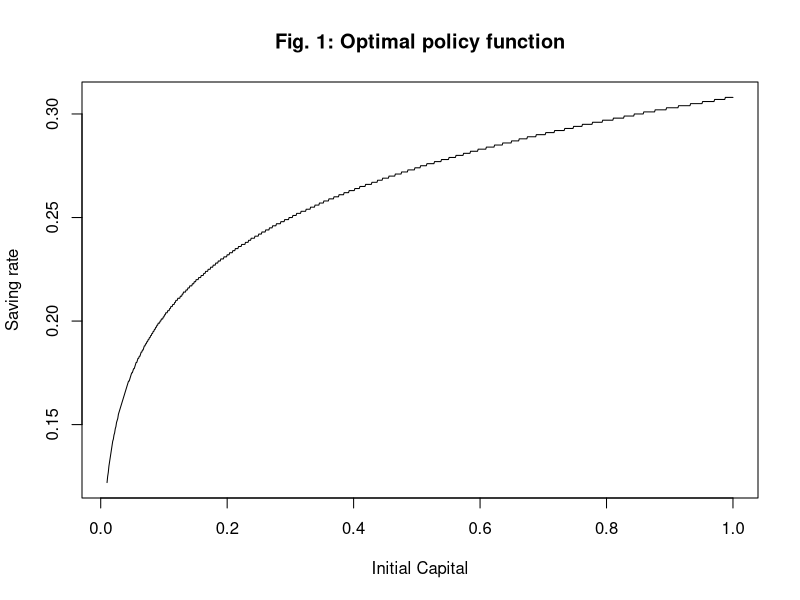

Write R code to recreate this figure. (Note: this script raises an error after producing the figure.)
# QUESTION 4.a

beta = 0.95
delta = 0.1
z = 1
N = 1
utility.fn <- function(con) con^(1-gamma)/(1-gamma)
gamma = 2
prod.fn <- function(K) z * K^0.35 * N^0.65
# Ok, for simplicity, we are just defining in terms of K and letting it bring in other args

kss <- (.35 * beta )^(1/(1-.35))

increment <- .001

K.seq <- seq(from=0.01, to=1, by= increment)
s.seq <- seq(from=0, to=0.99, by= increment)

K.grid <- expand.grid(s = s.seq, K=K.seq)
# this may seem backwards, but I want the K.prime to "cycle fastest"
# s is savings rate. I'll make it a  proportion

K.grid$K.prime <-  K.grid$K * (1-delta) + K.grid$s * prod.fn(K.grid$K)

K.grid$K.dif <- abs(K.grid$K - K.grid$K.prime)

#summary(K.grid$dif)
#hist(K.grid$dif)

K.grid$K.util <- utility.fn(prod.fn(K.grid$K) * (1 - K.grid$s))
K.grid$K.prime.util <- beta * utility.fn(prod.fn(K.grid$K.prime) * (1 - K.grid$s))


util.mat <- matrix(K.grid$K.util, nrow=length(K.seq), byrow=TRUE)


v <- rep(1, ncol(util.mat))
Tv <- rep(0, ncol(util.mat))

currTol <- 1
Tol <- .0001

s.decision <- rep(0, nrow(util.mat))


while (currTol > Tol) {
  for ( i in 1:nrow(util.mat)) {
    w <- util.mat[i, ] + beta * v
    Tv[i] <- max(w)  
    s.decision[i] <- s.seq[which.max(w) ]
  }
  currTol <- max(abs(v-Tv))
  v <- Tv
}


pdf(file="/Users/travismcarthur/Desktop/Macro 2014/Problem sets/PS 3/plot1.pdf", width=5, height=5)




plot(y=s.decision, x=K.seq, main="Fig. 1: Optimal policy function", type="l", 
  ylab="Saving rate", xlab="Initial Capital")

dev.off()


which.initial.K <- 491
# This means initial K is 0.5


K.path <- rep(K.seq[which.initial.K], 1001)
util.path <- rep(utility.fn(prod.fn(K.seq[which.initial.K])), 1001)
C.path <- rep(prod.fn(K.seq[which.initial.K]) * (1-s.decision[which.initial.K]), 1001)

for ( k in 1:1000) {
  K.path[k+1] <-  K.path[k] * (1-delta) + s.decision[which.initial.K] * prod.fn(K.path[k])  
  util.path[k+1] <-  utility.fn(prod.fn(K.path[k]))
  C.path[k+1] <-  prod.fn(K.path[k]) * (1-s.decision[which.initial.K])
}
K.path <- K.path[-1]
C.path <- C.path[-1]
util.path <- util.path[-1]

#no.ch.K.fn <- function(s) (delta/(s*N^.65))^(-1/.65)

no.ch.K.fn <- function(c, s) c*s/((1-s)*delta)

C.path.seq <- seq(min(C.path)-10, max(C.path)+10, by=.1)
no.ch.K.val <- no.ch.K.fn(C.path.seq , s.decision[which.initial.K])

no.ch.C.fn <- function(K, s) {
  alpha <- K * (1-delta) * N^(.65/.35) * (1-s)^(1/.35) 
  beta <- (s/(1-s)) * N^(.65/.35) * (1-s)^(1/.35) 
  alpha/(1-beta)
}

#no.ch.C.meta.fn <- function(K) {

#  no.ch.C.fn <- function(C, K, s=s.decision[which.initial.K]) {
#    sum( (C - (K*(1-delta ) + C*s/(1-s))^.35 * N^.65 * (1-s))^2 )
#  }

#  optim(1.2, no.ch.C.fn, K=K)$par
#}


#no.ch.C.val <- no.ch.C.meta.fn(1.2)



no.ch.C.val <- ((1/beta + delta - 1) /
    (z * .35 * N^(.65)) )^(-1/.65)




K.path.seq <- seq(.01, max(K.path)+10, by=.1)
for ( i in 1:length(K.path.seq)) {
 no.ch.C.val[i] <- no.ch.C.meta.fn(K.path.seq[i])
}

no.ch.K.val <- max(K.path)

pdf(file="/Users/travismcarthur/Desktop/Macro 2014/Problem sets/PS 3/plot2.pdf", width=5, height=5)

plot(x=K.path, y=C.path, ylim=c(0, max(C.path)), xlim=c(0, max(K.path)), 
  main="Fig. 2: Phase diagram")

lines( K.path.seq, no.ch.C.val, col="red")
abline(v=no.ch.K.val, col="blue", lty=2)
# lines( K.path.seq, no.ch.C.val, col="blue", lty=2)
legend("topleft", legend = c(expression(DeltaK==0), expression(DeltaC==0)), 
  col=c("red", "blue"), lty=c(1,2)) 


dev.off()

pdf(file="/Users/travismcarthur/Desktop/Macro 2014/Problem sets/PS 3/plot3.pdf", width=5, height=5)

plot(x=K.path, y=C.path, ylim=c(0, max(C.path)), xlim=c(0, max(K.path)),
  main="Fig. 3: Change in preferences")

#lines( no.ch.K.val, C.path.seq, col="red")
#lines( K.path.seq, no.ch.C.val, col="blue")
#abline(v=no.ch.C.val, col="blue", lty=2)

lines( K.path.seq, no.ch.C.val, col="red")
abline(v=no.ch.K.val, col="blue", lty=2)


K.ss <- max(K.path)

K.path.orig <- K.path
C.path.orig <- C.path 
no.ch.K.val.orig <- no.ch.K.val
no.ch.C.val.orig <- no.ch.C.val
C.path.seq.orig <- C.path.seq
K.path.seq.orig <- K.path.seq

###########################
# Just copy-paste the lines again:
###########################

# QUESTION 4.b



beta = 0.95
delta = 0.1
z = 1
N = 1
utility.fn <- function(con) con^(1-gamma)/(1-gamma)
gamma = 1.01
prod.fn <- function(K) z * K^0.35 * N^0.65
# Ok, for simplicity, we are just defining in terms of K and letting it bring in other args

kss <- (.35 * beta )^(1/(1-.35))

increment <- .001

K.seq <- seq(from=0.01, to=1, by= increment)
s.seq <- seq(from=0, to=0.99, by= increment)

K.grid <- expand.grid(s = s.seq, K=K.seq)
# this may seem backwards, but I want the K.prime to "cycle fastest"
# s is savings rate. I'll make it a  proportion

K.grid$K.prime <-  K.grid$K * (1-delta) + K.grid$s * prod.fn(K.grid$K)

K.grid$K.dif <- abs(K.grid$K - K.grid$K.prime)

#summary(K.grid$dif)
#hist(K.grid$dif)

K.grid$K.util <- utility.fn(prod.fn(K.grid$K) * (1 - K.grid$s))
K.grid$K.prime.util <- beta * utility.fn(prod.fn(K.grid$K.prime) * (1 - K.grid$s))


util.mat <- matrix(K.grid$K.util, nrow=length(K.seq), byrow=TRUE)


v <- rep(1, ncol(util.mat))
Tv <- rep(0, ncol(util.mat))

currTol <- 1
Tol <- .0001

s.decision <- rep(0, nrow(util.mat))


while (currTol > Tol) {
  for ( i in 1:nrow(util.mat)) {
    w <- util.mat[i, ] + beta * v
    Tv[i] <- max(w)  
    s.decision[i] <- s.seq[which.max(w) ]
  }
  currTol <- max(abs(v-Tv))
  v <- Tv
}


# plot(y=s.decision, x=K.seq)






which.initial.K <- 491
# This means initial K is 0.5


K.path <- rep(K.seq[which.initial.K], 1001)
util.path <- rep(utility.fn(prod.fn(K.seq[which.initial.K])), 1001)
C.path <- rep(prod.fn(K.seq[which.initial.K]) * (1-s.decision[which.initial.K]), 1001)

for ( k in 1:1000) {
  K.path[k+1] <-  K.path[k] * (1-delta) + s.decision[which.initial.K] * prod.fn(K.path[k])  
  util.path[k+1] <-  utility.fn(prod.fn(K.path[k]))
  C.path[k+1] <-  prod.fn(K.path[k]) * (1-s.decision[which.initial.K])
}
K.path <- K.path[-1]
C.path <- C.path[-1]
util.path <- util.path[-1]

#no.ch.K.fn <- function(s) (delta/(s*N^.65))^(-1/.65)

no.ch.K.fn <- function(c, s) c*s/((1-s)*delta)

C.path.seq <- seq(min(C.path)-10, max(C.path)+10, by=.1)
no.ch.K.val <- no.ch.K.fn(C.path.seq , s.decision[which.initial.K])

no.ch.C.fn <- function(K, s) {
  alpha <- K * (1-delta) * N^(.65/.35) * (1-s)^(1/.35) 
  beta <- (s/(1-s)) * N^(.65/.35) * (1-s)^(1/.35) 
  alpha/(1-beta)
}

no.ch.C.meta.fn <- function(K) {

  no.ch.C.fn <- function(C, K, s=s.decision[which.initial.K]) {
    sum( (C - (K*(1-delta ) + C*s/(1-s))^.35 * N^.65 * (1-s))^2 )
  }

  optim(1.2, no.ch.C.fn, K=K)$par
}


no.ch.C.val <- no.ch.C.meta.fn(1.2)



K.path.seq <- seq(.01, max(K.path)+10, by=.1)
for ( i in 1:length(K.path.seq)) {
 no.ch.C.val[i] <- no.ch.C.meta.fn(K.path.seq[i])
}

no.ch.K.val <- max(K.path)

#par(new=TRUE)

#plot(x=K.path, y=C.path, ylim=c(0, max(C.path)), xlim=c(0, max(K.path)))

points(x=K.path, y=C.path, col="darkgreen", pch=3)

#lines( no.ch.K.val, C.path.seq, col="purple")
#lines( K.path.seq, no.ch.C.val, col="brown")
#abline(v=no.ch.C.val, col="brown", lty=2)

lines( K.path.seq, no.ch.C.val, col="purple")
abline(v=no.ch.K.val, col="brown", lty=2)


legend("topleft", legend = c(expression(gamma==2), expression(gamma==1.01)), 
  col=c("black", "darkgreen"), pch=c(1,3)) 

dev.off()

###########################
# Just copy-paste the lines again:
###########################

# QUESTION 4.c



beta = 0.95
delta = 0.1
z = 1.2
N = 1
utility.fn <- function(con) con^(1-gamma)/(1-gamma)
gamma = 2
prod.fn <- function(K) z * K^0.35 * N^0.65
# Ok, for simplicity, we are just defining in terms of K and letting it bring in other args

kss <- (.35 * beta )^(1/(1-.35))

increment <- .001

#K.seq <- seq(from=0.01, to=1, by= increment)
# K.seq <- K.ss - 4 # From above
K.seq <- seq(from= K.ss - .5, to= K.ss , by=increment)
#K.seq <- jitter(rep(K.ss - 0.5, 100)) # This is a test
s.seq <- seq(from=0, to=0.99, by= increment)

K.grid <- expand.grid(s = s.seq, K=K.seq)
# this may seem backwards, but I want the K.prime to "cycle fastest"
# s is savings rate. I'll make it a  proportion

K.grid$K.prime <-  K.grid$K * (1-delta) + K.grid$s * prod.fn(K.grid$K)

K.grid$K.dif <- abs(K.grid$K - K.grid$K.prime)

#summary(K.grid$dif)
#hist(K.grid$dif)

K.grid$K.util <- utility.fn(prod.fn(K.grid$K) * (1 - K.grid$s))
K.grid$K.prime.util <- beta * utility.fn(prod.fn(K.grid$K.prime) * (1 - K.grid$s))


util.mat <- matrix(K.grid$K.util, nrow=length(K.seq), byrow=TRUE)

v <- rep(1, ncol(util.mat))
Tv <- rep(0, ncol(util.mat))

currTol <- 1
Tol <- .0001

s.decision <- rep(0, nrow(util.mat))


while (currTol > Tol) {
  for ( i in 1:nrow(util.mat)) {
    w <- util.mat[i, ] + beta * v
    Tv[i] <- max(w)  
    s.decision[i] <- s.seq[which.max(w) ]
  }
  currTol <- max(abs(v-Tv))
  v <- Tv
  cat("test\n")
}


# plot(y=s.decision, x=K.seq)




which.initial.K <- length(K.seq)
# We are taking the last one, i.e. the steady state




K.path <- rep(K.seq[which.initial.K], 1001)
util.path <- rep(utility.fn(prod.fn(K.seq[which.initial.K])), 1001)
C.path <- rep(prod.fn(K.seq[which.initial.K]) * (1-s.decision[which.initial.K]), 1001)

for ( k in 1:1000) {
  K.path[k+1] <-  K.path[k] * (1-delta) + s.decision[which.initial.K] * prod.fn(K.path[k])  
  util.path[k+1] <-  utility.fn(prod.fn(K.path[k]))
  C.path[k+1] <-  prod.fn(K.path[k]) * (1-s.decision[which.initial.K])
}
K.path <- K.path[-1]
C.path <- C.path[-1]
util.path <- util.path[-1]

#no.ch.K.fn <- function(s) (delta/(s*N^.65))^(-1/.65)

no.ch.K.fn <- function(c, s) c*s/((1-s)*delta)

C.path.seq <- seq(min(C.path)-10, max(C.path)+10, by=.1)
no.ch.K.val <- no.ch.K.fn(C.path.seq , s.decision[which.initial.K])

no.ch.C.fn <- function(K, s) {
  alpha <- K * (1-delta) * N^(.65/.35) * (1-s)^(1/.35) 
  beta <- (s/(1-s)) * N^(.65/.35) * (1-s)^(1/.35) 
  alpha/(1-beta)
}

no.ch.C.meta.fn <- function(K) {

  no.ch.C.fn <- function(C, K, s=s.decision[which.initial.K]) {
    sum(  (C - z *(K*(1-delta ) + C*s/(1-s))^.35 * N^.65 * (1-s))^2 )
  }

  optim(1.2, no.ch.C.fn, K=K)$par
}


no.ch.C.val <- no.ch.C.meta.fn(1.2)



K.path.seq <- seq(.01, max(K.path)+10, by=.1)
for ( i in 1:length(K.path.seq)) {
 no.ch.C.val[i] <- no.ch.C.meta.fn(K.path.seq[i])
}

no.ch.K.val <- max(K.path)

#par(new=TRUE)

pdf(file="/Users/travismcarthur/Desktop/Macro 2014/Problem sets/PS 3/plot4.pdf", width=5, height=5)

plot(x=K.path, y=C.path, ylim=c(0, max(C.path)), xlim=c(0, max(K.path)), col="darkgreen", pch=3,
  main="Fig. 4: Change in technology")



#lines( no.ch.K.val, C.path.seq, col="purple")
#lines( K.path.seq, no.ch.C.val, col="brown")
#abline(v=no.ch.C.val, col="brown", lty=2)

lines( K.path.seq, no.ch.C.val, col="purple")
abline(v=no.ch.K.val, col="brown", lty=2)


points(x=K.path.orig, y=C.path.orig, col="black", pch=1)

#lines( no.ch.K.val.orig, C.path.seq.orig, col="red")
#lines( K.path.seq.orig, no.ch.C.val.orig, col="blue")
#abline(v=no.ch.C.val, col="blue", lty=2)

lines( K.path.seq.orig, no.ch.C.val.orig, col="red")
abline(v=no.ch.K.val.orig, col="blue", lty=2)



legend("topleft", legend = c(expression(z==1), expression(z==1.2)), 
  col=c("black", "darkgreen"), pch=c(1,3)) 



dev.off()






















